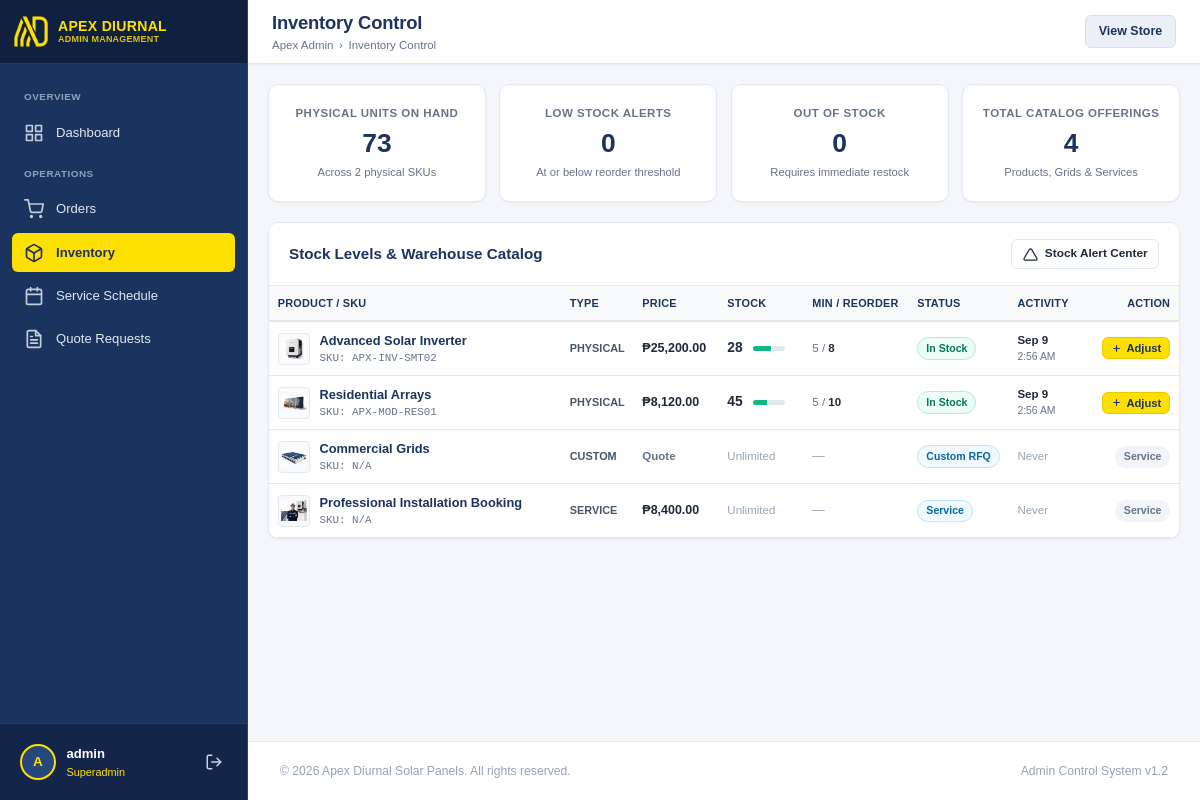
/admin/inventory/index.php (signed in), run on the app's committed database.
### tables this page shows
CREATE TABLE IF NOT EXISTS inventory (
    id INT AUTO_INCREMENT PRIMARY KEY,
    product_id VARCHAR(50) NOT NULL UNIQUE,
    sku VARCHAR(50) NOT NULL UNIQUE,
    current_stock INT NOT NULL DEFAULT 0,
    min_stock_level INT NOT NULL DEFAULT 5,
    max_stock_level INT NOT NULL DEFAULT 100,
    reorder_point INT NOT NULL DEFAULT 10,
    last_updated TIMESTAMP DEFAULT CURRENT_TIMESTAMP ON UPDATE CURRENT_TIMESTAMP,
    FOREIGN KEY (product_id) REFERENCES products(id) ON DELETE CASCADE
);

CREATE TABLE IF NOT EXISTS products (
    id VARCHAR(50) PRIMARY KEY,
    name VARCHAR(255) NOT NULL,
    type ENUM('physical', 'service', 'custom') NOT NULL DEFAULT 'physical',
    base_price DECIMAL(10,2) NOT NULL DEFAULT 0.00,
    description TEXT,
    image VARCHAR(255),
    is_active TINYINT(1) NOT NULL DEFAULT 1,
    created_at TIMESTAMP DEFAULT CURRENT_TIMESTAMP
);

### admin/inventory/sync.php (called while the page is built, shortened)
<?php
function getInventoryItems(): array {
    $db = getConnection();
    $sql = "
        SELECT
            p.id AS product_id,
            p.name AS product_name,
            p.type AS product_type,
            p.base_price,
            p.image,
            COALESCE(i.id, 0) AS inventory_id,
            COALESCE(i.sku, 'N/A') AS sku,
            COALESCE(i.current_stock, 0) AS current_stock,
            COALESCE(i.min_stock_level, 5) AS min_stock_level,
            COALESCE(i.max_stock_level, 100) AS max_stock_level,
            COALESCE(i.reorder_point, 10) AS reorder_point,
            i.last_updated
        FROM products p
        LEFT JOIN inventory i ON p.id = i.product_id
        ORDER BY (p.type = 'physical') DESC, p.name ASC
    ";
    return $db->query($sql)->fetchAll(PDO::FETCH_ASSOC);
}

### admin/inventory/index.php (the view, shortened to what this page needs)
<?php
require_once __DIR__ . '/sync.php';
$items = getInventoryItems();
$totalPhysicalUnits = 0;
$lowStockCount = 0;
$outOfStockCount = 0;
$physicalItemCount = 0;
foreach ($items as $it) {
    if ($it['product_type'] === 'physical') {
        $physicalItemCount++;
        $stock = (int)$it['current_stock'];
        $totalPhysicalUnits += $stock;
    }
}
$extra_head = '<link rel="stylesheet" href="inventory.css">';
include __DIR__ . '/../includes/header.php';
?>
<div class="metrics-grid">
  <div class="metric-card">
    <div class="metric-details">
      <h3>Physical Units on Hand</h3>
      <div class="metric-value"><?php echo number_format($totalPhysicalUnits); ?></div>
      <div class="metric-subtext">Across <?php echo $physicalItemCount; ?> physical SKUs</div>
    </div>
  </div>
  <div class="metric-card">
    <div class="metric-details">
      <h3>Low Stock Alerts</h3>
      <div class="metric-value" style="<?php echo $lowStockCount > 0 ? 'color: #ea580c;' : ''; ?>">
        <?php echo $lowStockCount; ?>
      </div>
      <div class="metric-subtext">At or below reorder threshold</div>
    </div>
  </div>
  <div class="metric-card">
    <div class="metric-details">
      <h3>Out of Stock</h3>
      <div class="metric-value" style="<?php echo $outOfStockCount > 0 ? 'color: #dc2626;' : ''; ?>">
        <?php echo $outOfStockCount; ?>
      </div>
      <div class="metric-subtext">Requires immediate restock</div>
    </div>
  </div>
  <div class="metric-card">
    <div class="metric-details">
      <h3>Total Catalog Offerings</h3>
      <div class="metric-value"><?php echo count($items); ?></div>
      <div class="metric-subtext">Products, Grids & Services</div>
    </div>
  </div>
</div>
<div class="card">
  <div class="card-header">
    <div class="card-title">
      <span>Stock Levels & Warehouse Catalog</span>
    </div>
    <div style="display: flex; gap: 0.5rem;">
      <a href="alerts.php" class="btn btn-secondary btn-sm">
        <svg width="15" height="15" viewBox="0 0 24 24" fill="none" stroke="currentColor" stroke-width="2"><path d="M10.29 3.86L1.82 18a2 2 0 0 0 1.71 3h16.94a2 2 0 0 0 1.71-3L13.71 3.86a2 2 0 0 0-3.42 0z"></path></svg>
        <span>Stock Alert Center</span>
      </a>
    </div>
  </div>
  <div class="table-responsive">
    <table class="admin-table">
      <thead>
        <tr>
          <th>Product / SKU</th>
          <th style="width: 70px;">Type</th>
          <th style="width: 85px;">Price</th>
          <th style="width: 85px;">Stock</th>
          <th style="width: 105px;">Min / Reorder</th>
          <th style="width: 80px;">Status</th>
          <th style="width: 85px;">Activity</th>
          <th style="text-align: right; width: 85px;">Action</th>
        </tr>
      </thead>
      <tbody>
        <?php foreach ($items as $item):
          $isPhysical = ($item['product_type'] === 'physical');
          $stock = (int)$item['current_stock'];
          $max = max(1, (int)$item['max_stock_level']);
          $reorder = (int)$item['reorder_point'];
          $pct = min(100, round(($stock / $max) * 100));
          if (!$isPhysical) {
              $badgeClass = 'badge-processing';
              $badgeText = ($item['product_type'] === 'service') ? 'Service' : 'Custom RFQ';
          } elseif ($stock === 0) {
              $badgeClass = 'badge-outofstock';
              $badgeText = 'Out of Stock';
          } elseif ($stock <= $reorder) {
              $badgeClass = 'badge-lowstock';
              $badgeText = 'Low Stock';
          } else {
              $badgeClass = 'badge-instock';
              $badgeText = 'In Stock';
          }
        ?>
        <tr>
          <td>
            <div style="display: flex; align-items: center; gap: 0.6rem;">
              <?php if (!empty($item['image'])): ?>
                <img src="<?php echo $admin_base . '../' . htmlspecialchars($item['image']); ?>" alt="" style="width: 32px; height: 32px; object-fit: contain; background: #f8fafc; border-radius: 4px; border: 1px solid #e2e8f0; padding: 2px; flex-shrink: 0;">
              <?php else: ?>
                <div style="width: 32px; height: 32px; background: #e2e8f0; border-radius: 4px; display: flex; align-items: center; justify-content: center; font-size: 0.68rem; color: #64748b; flex-shrink: 0;">N/A</div>
              <?php endif; ?>
              <div style="min-width: 0;">
                <div style="font-weight: 700; color: var(--navy-primary); font-size: 0.8rem; white-space: nowrap; overflow: hidden; text-overflow: ellipsis; max-width: 220px;" title="<?php echo htmlspecialchars($item['product_name']); ?>">
                  <?php echo htmlspecialchars($item['product_name']); ?>
                </div>
                <div style="font-size: 0.68rem; color: var(--text-muted); font-family: monospace; white-space: nowrap;">SKU: <?php echo htmlspecialchars($item['sku']); ?></div>
              </div>
            </div>
          </td>
          <td>
            <span style="font-size: 0.68rem; text-transform: uppercase; font-weight: 700; color: #475569; white-space: nowrap;">
              <?php echo htmlspecialchars($item['product_type']); ?>
            </span>
          </td>
          <td style="font-weight: 600; white-space: nowrap;">
            <?php echo ($item['base_price'] > 0) ? '&#8369;' . number_format($item['base_price'], 2) : '<span style="color:var(--text-muted); font-size:0.72rem;">Quote</span>'; ?>
          </td>
          <td>
            <?php if ($isPhysical): ?>
              <div style="display: flex; align-items: center; gap: 0.35rem; white-space: nowrap;">
                <span style="font-weight: 700; font-size: 0.86rem; min-width: 20px;"><?php echo $stock; ?></span>
                <div style="width: 32px; height: 5px; background: #e2e8f0; border-radius: 9999px; overflow: hidden; flex-shrink: 0;" title="<?php echo $stock . ' / ' . $max . ' units (' . $pct . '%)'; ?>">
                  <div style="height: 100%; width: <?php echo $pct; ?>%; background: <?php echo ($stock <= $reorder) ? '#f59e0b' : '#10b981'; ?>;"></div>
                </div>
              </div>
            <?php else: ?>
              <span style="color: #94a3b8; font-size: 0.72rem; white-space: nowrap;">Unlimited</span>
            <?php endif; ?>
          </td>
          <td>
            <?php if ($isPhysical): ?>
              <div style="font-size: 0.72rem; white-space: nowrap; color: var(--text-muted);">
                <span><?php echo $item['min_stock_level']; ?></span> / <strong style="color:var(--text-main);"><?php echo $item['reorder_point']; ?></strong>
              </div>
            <?php else: ?>
              <span style="color: #94a3b8;">&mdash;</span>
            <?php endif; ?>
          </td>
          <td>
            <span class="badge <?php echo $badgeClass; ?>" style="font-size: 0.66rem; padding: 0.15rem 0.5rem;">
              <?php echo $badgeText; ?>
            </span>
          </td>
          <td>
            <?php if (!empty($item['last_updated'])): ?>
              <div style="font-size: 0.72rem; font-weight: 600; color: var(--text-main); white-space: nowrap;">
                <?php echo date('M j', strtotime($item['last_updated'])); ?>
              </div>
              <div style="font-size: 0.65rem; color: var(--text-muted); white-space: nowrap;">
                <?php echo date('g:i A', strtotime($item['last_updated'])); ?>
              </div>
            <?php else: ?>
              <span style="color: #94a3b8; font-size: 0.72rem;">Never</span>
            <?php endif; ?>
          </td>
          <td style="text-align: right; width: 85px; white-space: nowrap;">
            <?php if ($isPhysical): ?>
              <button
                type="button"
                class="btn btn-primary btn-sm"
                style="padding: 0.25rem 0.5rem; font-size: 0.7rem; gap: 0.25rem;"
                onclick="openStockModal('<?php echo htmlspecialchars($item['product_id']); ?>', '<?php echo htmlspecialchars(addslashes($item['product_name'])); ?>', <?php echo $stock; ?>)">
                <svg width="11" height="11" viewBox="0 0 24 24" fill="none" stroke="currentColor" stroke-width="2.5"><path d="M12 5v14M5 12h14"/></svg>
                <span>Adjust</span>
              </button>
            <?php else: ?>
              <span class="badge" style="background: #f1f5f9; color: #64748b; font-size: 0.66rem; font-weight: 600;">Service</span>
            <?php endif; ?>
          </td>
        </tr>
        <?php endforeach; ?>
      </tbody>
    </table>
  </div>
</div>
<?php include __DIR__ . '/../includes/footer.php'; ?>

### data on the page
inventory: product.image (picture), product.name "Advanced Solar Inverter", sku "APX-INV-SMT02", product.type "PHYSICAL", product.base_price "25,200.00", stock "28", $pct 56 (drawn), min_stock_level "5", reorder_point "8", badgeText "In Stock", last_updated "Sep 9", last_updated "2:56 AM"
inventory: product.image (picture), product.name "Residential Arrays", sku "APX-MOD-RES01", product.type "PHYSICAL", product.base_price "8,120.00", stock "45", min_stock_level "5", reorder_point "10", badgeText "In Stock", last_updated "Sep 9", last_updated "2:56 AM"
products: image (picture), name "Commercial Grids", sku "N/A", type "CUSTOM", base_price "Quote", shows "Unlimited", type "Custom RFQ", shows "Never", shows "Service"
products: image (picture), name "Professional Installation Booking", sku "N/A", type "SERVICE", base_price "8,400.00", shows "Unlimited", type "Service", shows "Never"

### other printed values
substr($adminUser['username'] ?? 'A', 0, 1) "A"
$adminUser['username'] "admin"
$adminUser['role'] "Superadmin"
$page_title "Inventory Control"
$totalPhysicalUnits "73"
$physicalItemCount "2"
$lowStockCount "0"
$outOfStockCount "0"
count($items) "4"
